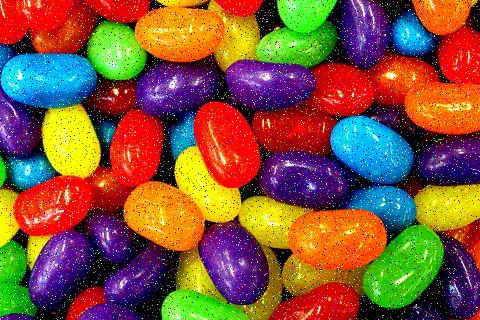
#> input picture mentoria/ruido.jpg, 480 x 320 px
$ python app02.py
#> lines starting #> are read from the running program, lines starting #| are printed output that depends on the picture
import cv2
import numpy as np
import matplotlib.pyplot as plt
img=cv2.imread('ruido.jpg')
#> img is the input picture: shape (320, 480, 3); mean B, G, R 59.1, 85.8, 129.5

#cv2.imshow('original',img)
#convertimos a escala de grises a la imagen
gris=cv2.cvtColor(img,cv2.COLOR_BGR2GRAY)
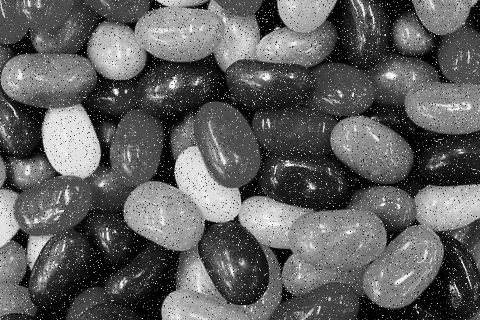
#> gris: shape (320, 480); min 0, max 254, mean 95.8
#Aplicacion de suavizado gaussiano en la imagen
gauss=cv2.GaussianBlur(img,(5,5),0)
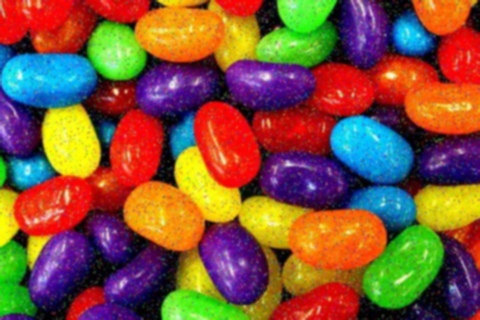
#> gauss: shape (320, 480, 3); mean B, G, R 59.1, 85.8, 129.5

#Convertimos la imagen de BGR a RGB
img=cv2.cvtColor(img,cv2.COLOR_BGR2RGB)

#Filtros de convolucion de 2 dimensiones


#Generamos un kernel utilizando con la funcion ones,estamos generando una matriz de 3x3 con valores flotantes
#y lo dividimos entre 9 para obtener el promedio
kernel = np.ones((3,3),np.float32)/9

f1=cv2.filter2D(img, -1,kernel)
f2 = cv2.blur(img,(3,3))
f3=cv2.GaussianBlur(img,(3,3),0)
f4=cv2.medianBlur(img,3)
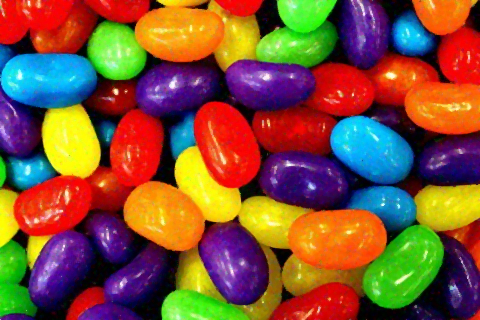
#> f4: shape (320, 480, 3); mean R, G, B 128.3, 82.9, 55.2
f5=canny=cv2.Canny(gauss,50,150)
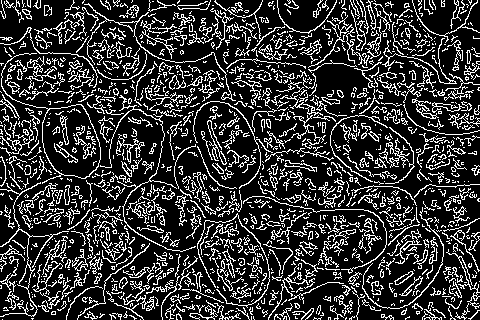
#> f5: shape (320, 480); 21% white in thin lines or dots

#creamos un arreglo de los resultados de los filtros de las figuras
f=[f1,f2,f3,f4,gauss,f5]
#creamos un arreglo de los titulos de los filtros de las figuras
t=['FILTRO 2D','FILTRO BLUR','FILTRO GAUSSIANO','FILTRO MEDIANA','GAUSS','FILTRO CANNY']
#Creamos un ciclo for utilizando la variable i y el rango de 6 ciclos
for i in range(6):
    #Generamos nuestro arreglo de figuras(72 filas y 3 columnas) utilizamos la variable i
    #para recorrer cada uno de las posiciones
    plt.subplot(2,3,i+1)
    #Mostramos cada uno de las imagenes de los resultado de cada uno de las posiciones
    #con un valor minimo de 0 y maximo de 255
    plt.imshow(f[i],vmin=0,vmax=255)
    #Mostramos cada uno de los titulos con sus posiciones correspondientes
    #Recorremos el contenido de la variable t en mi ciclo for
    plt.title(t[i])
    #Evitamos que se mueste la enumeracion y los ejes de nuestras figuras
    plt.xticks([]),plt.yticks([])
#mostramos nuestro arreglo de figuras
plt.show()
#> figure, not shown here; B, G, R data is drawn as R, G, B

cv2.imshow('escala',gris)

cv2.waitKey(0)
cv2.destroyAllWindows()
